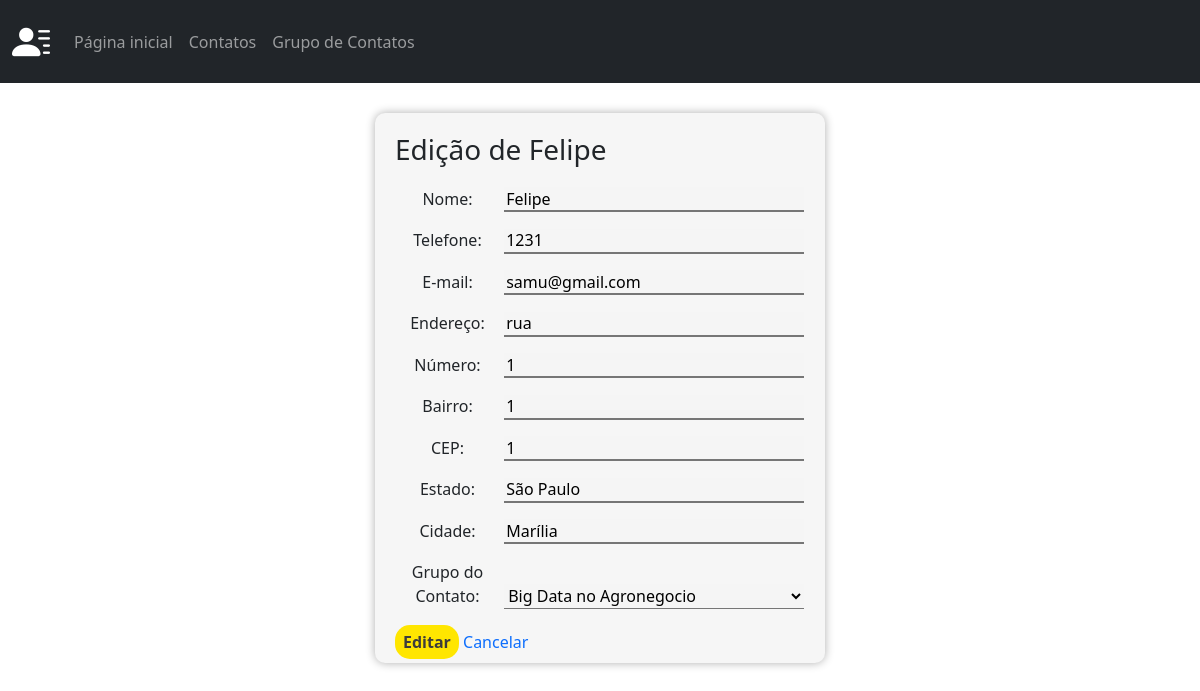
/contato/edit/5, run on an earlier commit of the app's database.
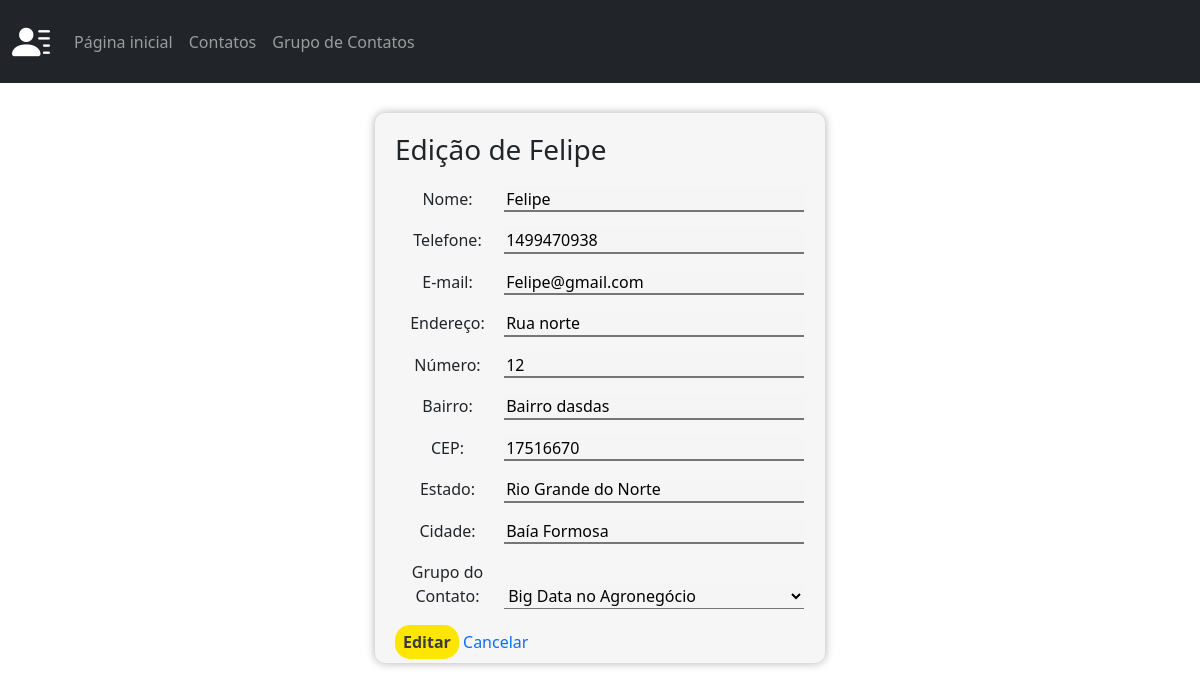
And on a later commit of the database.
### contatos/models.py (models this page shows, shortened)
class Contato(models.Model):
    nome = models.CharField(max_length=100)
    telefone = models.PositiveIntegerField()
    email = models.EmailField(max_length=100, verbose_name="E-mail")
    endereco = models.CharField(max_length=255, verbose_name="Endereço")
    numero = models.PositiveIntegerField(verbose_name="Número")
    bairro = models.CharField(max_length=100)
    cep = models.PositiveIntegerField(verbose_name="CEP")
    estado = models.CharField(max_length=100)
    cidade = models.CharField(max_length=100)
    grupoContato = models.ForeignKey(
        GrupoContatos, on_delete=models.CASCADE, related_name='contatos', verbose_name="Grupo do Contato")
    dataCadastro = models.DateField(
        default=django.utils.timezone.now, verbose_name="Data de cadastro")

### contatos/views.py (the view)
def contato_edit(request, contato_pk):
    contato = Contato.objects.get(pk=contato_pk)
    form = ContatoForm(request.POST or None, instance=contato)
    if request.POST:
        if form.is_valid():
            form.save()
            return redirect('contato')
    context = {
        'form': form,
        'contato': contato
    }
    return render(request, 'contatos/contato_edit.html', context)

### contatos/forms.py
class ContatoForm(forms.ModelForm):
    class Meta:
        model = Contato
        exclude = ['dataCadastro']
        widgets = {
            'nome': forms.TextInput(attrs={'id': 'input-nome', 'autofocus': ''}),
            'telefone': forms.NumberInput(attrs={'id': 'input-nome'}),
            'email': forms.EmailInput(attrs={'id': 'input-email'}),
            'endereco': forms.TextInput(attrs={'id': 'input-endereco'}),
            'numero': forms.NumberInput(attrs={'id': 'input-numero'}),
            'bairro': forms.TextInput(attrs={'id': 'input-bairro'}),
            'cep': forms.NumberInput(attrs={'id': 'input-cep'}),
            'estado': forms.TextInput(attrs={'id': 'input-estado'}),
            'cidade': forms.TextInput(attrs={'id': 'input-cidade'}),
            'grupoCliente': forms.NumberInput(attrs={'id': 'input-numero'}),
        }

### contatos/models.py (called while the page is built)
    def __str__(self):
        return self.titulo

### contatos/templates/contatos/contato_edit.html (shortened to what this page needs)
{% extends 'template.html' %}
{% block main %}
<div id="container-inclusaoContato">
    <h3>Edição de {{contato.nome}}</h3>
    <form action="{% url 'contato_edit' contato.id %}" method="post">
        {{ form.as_p }}
        <button type="submit">Editar</button>
        <a class="formCancelar" href="{% url 'contato' %}">Cancelar</a>
    </form>
</div>
{% endblock main %}

What changed in the data, as far as the page shows it:
changed Contato "Felipe": telefone "1231" → "1499470938"; email "samu@gmail.com" → "Felipe@gmail.com"; endereco "rua" → "Rua norte"; numero "1" → "12"; bairro "1" → "Bairro dasdas"; cep "1" → "17516670"; estado "São Paulo" → "Rio Grande do Norte"; cidade "Marília" → "Baía Formosa"; grupoContato "Big Data no Agronegocio" → "Big Data no Agronegócio"
